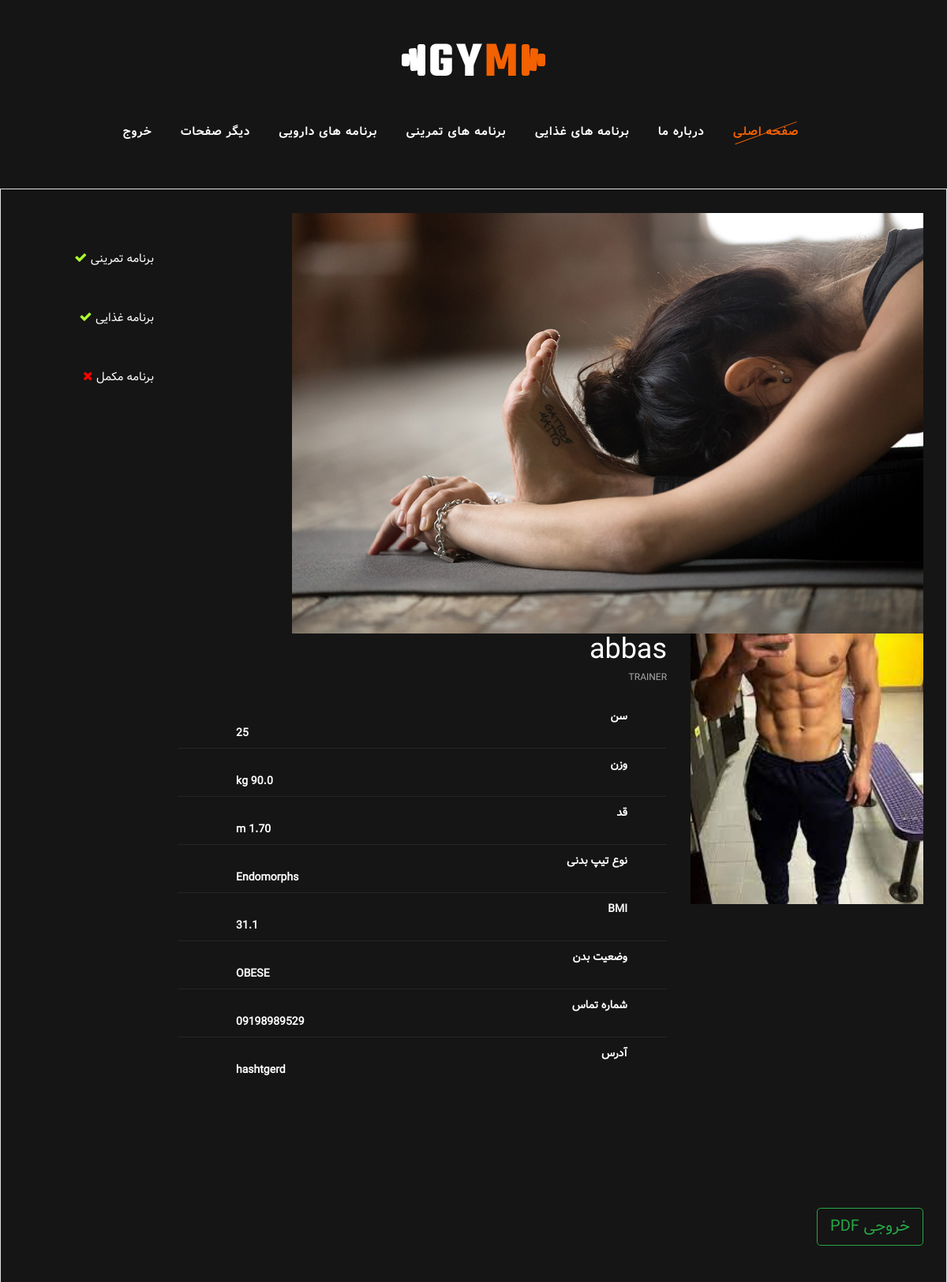
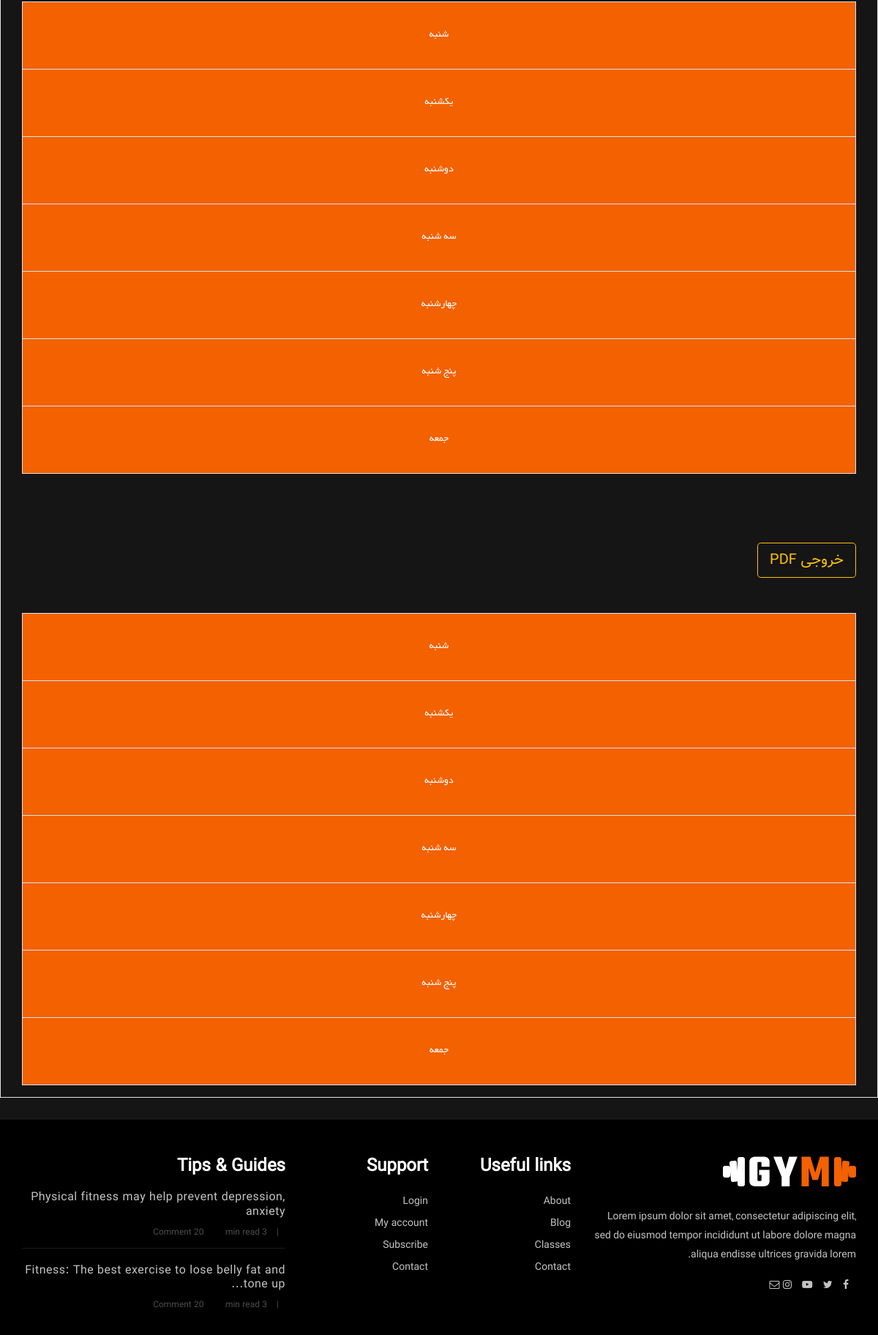
The app's page /manage_athlete/2/AthleteDetails/ (signed in), older data (2 pictures, top to bottom).
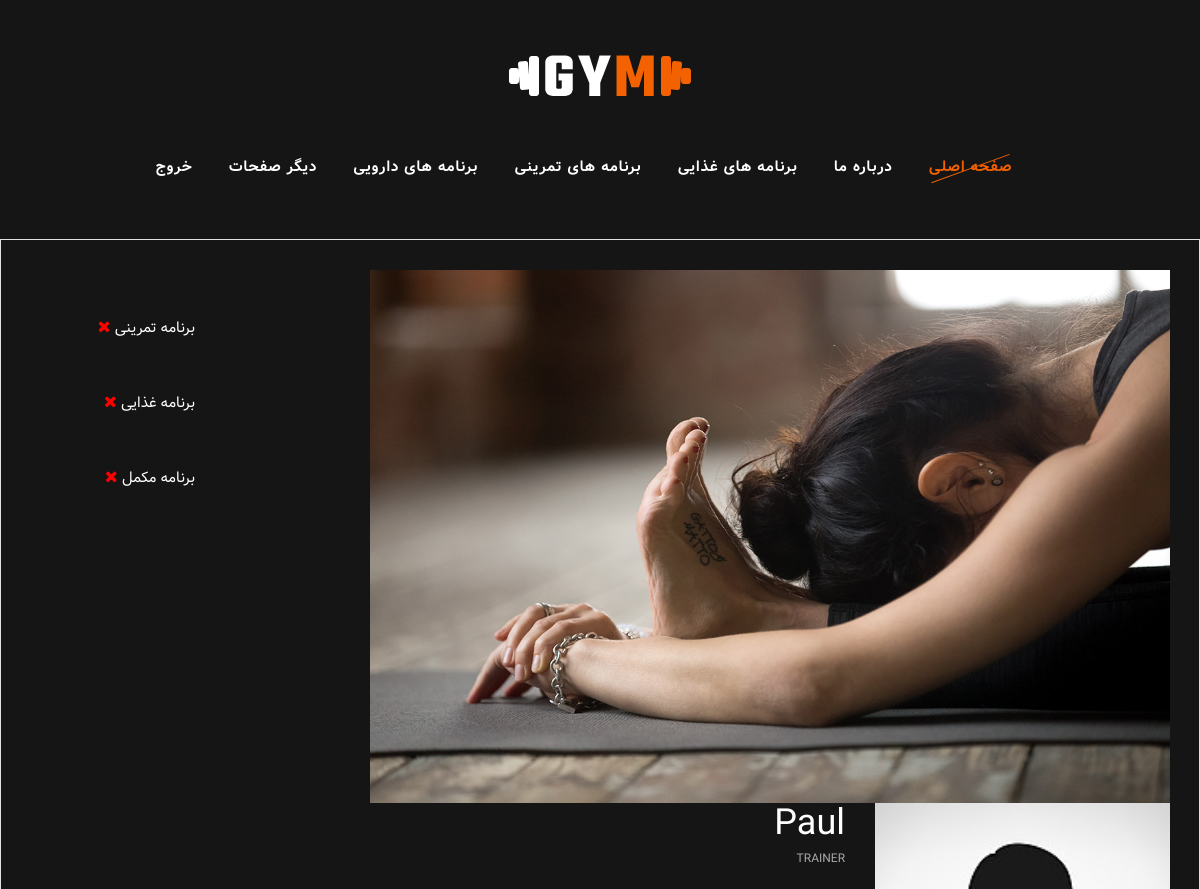
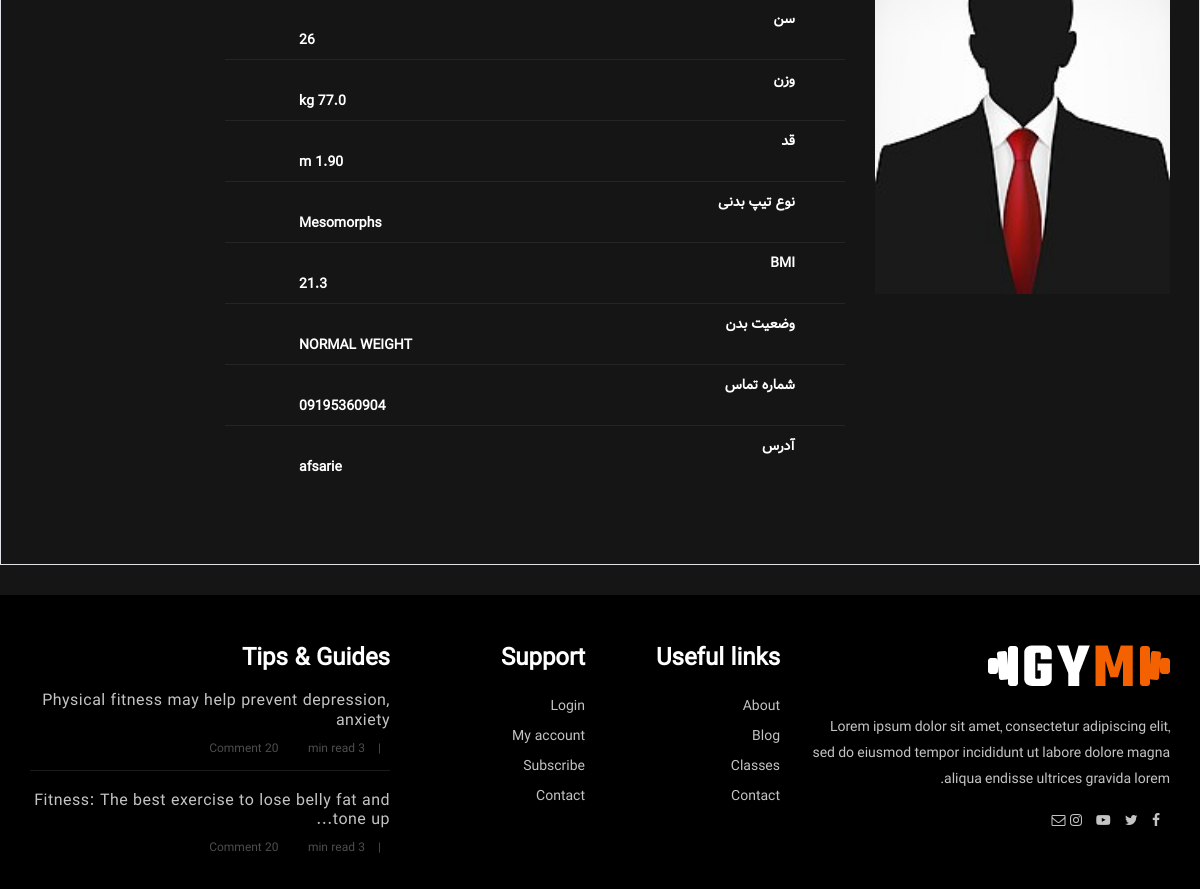
The same page, newer data (2 pictures, top to bottom).
### Users/models.py (models this page shows, shortened)
class Athlete(models.Model): # if login lazem shod az abstrctuser ers bebar
    BODY_TYPE = [
        ('Ectomorphs', 'Ectomorphs'),
        ('Mesomorphs', 'Mesomorphs'),
        ('Endomorphs', 'Endomorphs'),
        ('Ecto-mesomorphs', 'Ecto-mesomorphs'),
        ('Meso-endomorphs', 'Meso-endomorphs'),
        ('Ecto-Endomorphs', 'Ecto-Endomorphs'),
    ]
    username = models.CharField(max_length=255, unique=True)
    email = models.EmailField('email address', unique=True)
    user_image = models.ImageField(
        'Profile Image',  upload_to=None, default='DU.jpg')
    address = models.CharField('Address', max_length=100 , null=True, blank=True)
    age = models.IntegerField('Age',  null=True, blank=True)
    mobile_number = models.CharField(
        'Mobile Number', max_length=15, unique=True,  validators=[PHONE_NUMBER_REGEX])
    is_mobile_submitted = models.BooleanField(
        'is mobile submitted', default=False)
    height = models.DecimalField('Height', max_digits=3, decimal_places=2 , null=True , blank=True)
    weight = models.DecimalField('weight', max_digits=3, decimal_places=1 , null=True , blank=True)
    body_type = models.CharField('Body Type', max_length=50 , choices=BODY_TYPE , null=True , blank=True)
    @property
    def bmi(self):
        user_bmi = self.weight / pow(self.height,2)
        return round(user_bmi , 1)
    @property
    def body_state(self):
        if self.bmi >= 31:
            return 'OBESE'
        elif self.bmi>=25 and self.bmi<31:
            return 'OVER WEIGHT'
        elif self.bmi>=18.5 and self.bmi<25:
            return 'NORMAL WEIGHT'
        if self.bmi >= 18.5:
            return 'UNDER WEIGHT'

### Users/views.py (the view)
# urls.py: path('manage_athlete/<int:pk>/AthleteDetails/' , AthleteDetails.as_view() , name='AthleteDetails'),
class AthleteDetails(LoginRequiredMixin, DetailView):
    model = Athlete
    context_object_name = 'AthleteContext'
    template_name = 'Athlete/AthleteDetails.html'
    def get_context_data(self, **kwargs):
        context = super().get_context_data(**kwargs)
        id = self.kwargs.get(self.pk_url_kwarg)
        context["food_plan"] = FoodPlanItems.objects.filter(
            food_plan__athlete_id=id)
        context["medicine_plan"] = MedicinePlanItems.objects.filter(
            medicine_plan__athlete_id=id)
        context["exercise_plan"] = ExercisePlanItems.objects.filter(
            exercise_plan__athlete_id=id)
        context["all_day"] = ['شنبه' , 'یکشنبه' , 'دوشنبه' , 'سه شنبه' , 'چهارشنبه' , 'پنج شنبه' , 'جمعه']
        return context

### Template/Athlete/AthleteDetails.html (shortened to what the changed rows need)
{% extends 'Athlete/manage_athlete.html' %}
{% load widget_tweaks %}
{% load static %}
{% block AthleteDetail %}
<section class="class-details-section spad">
    <div class="container">
        <div class="row">
            <div class="col-lg-10">
                <div class="class-details-text">
                    <div class="cd-trainer">
                        <div class="row">
                            <div class="col-md-4">
                                <div class="cd-trainer-pic">
                                    <img src="{{object.user_image.url}}" alt="{{object.user_image}}">
                                </div>
                            </div>
                            <div class="col-md-8">
                                <div class="cd-trainer-text">
                                    <div class="trainer-title">
                                        <h2>{{AthleteContext.username}}</h4>
                                        <span>Trainer</span>
                                    </div>
                                    <ul class="trainer-info">
                                        <li><span>سن</span><span class="span-detail">{{AthleteContext.age}}</span></li>
                                        <li><span>وزن</span><span class="span-detail">{{AthleteContext.weight}} kg</span></li>
                                        <li><span>نوع تیپ بدنی</span><span class="span-detail">{{AthleteContext.body_type}}</span></li>
                                        <li><span>BMI</span><span class="span-detail">{{AthleteContext.bmi}}</span></li>
                                        <li><span>وضعیت بدن</span><span class="span-detail">{{AthleteContext.body_state}}</span></li>
                                        <li><span>شماره تماس</span><span class="span-detail">{{AthleteContext.mobile_number}}</span></li>
                                        <li><span>آدرس</span><span class="span-detail">{{AthleteContext.address}}</span></li>
                                    </ul>
                                </div>
                            </div>
                        </div>
                    </div>
                </div>
            </div>
            <div class="col-lg-2 col-md-8">
                <div class="sidebar-option">
                    <div class="so-latest mt-5 ">
                        <div class="latest-item">
                            <div class="li-text">
                                <h6><a href="#exercise_plan">برنامه تمرینی</a>
                                {% if exercise_plan %}
                                    <i class="fa fa-check" id="tik-icon"></i>
                                {% else %}
                                    <i class="fa fa-times" id="x-icon"></i>
                                {% endif %}</h6>
                            </div>
                        </div>
                        <div class="latest-item">
                            <div class="li-text">
                                <h6><a href="#food_plan">برنامه غذایی</a>
                                    {% if food_plan %}
                                        <i class="fa fa-check" id="tik-icon"></i>
                                    {% else %}
                                        <i class="fa fa-times" id="x-icon"></i>
                                    {% endif %}</h6>
                            </div>
                        </div>
                    </div>
                </div>
            </div>
        </div>
    </div>
</section>
{% if exercise_plan %}
<div class="container my-5 spad">
    <a class='btn btn-outline-success btn-lg' href='/manage_athlete/{{AthleteContext.id}}/ExportEPdf/'>خروجی PDF</a>
</div>
<section class="class-timetable-section class-details-timetable spad" id="exercise_plan">
    <div class="container">
        <div class="row">
            <div class="col-lg-12">
                <div class="table-responsive class-timetable details-timetable">
                    <table class="table table-bordered detail-table">
                        <tbody>
                            {% for day in all_day %}
                            <tr>
                                <td class="detail-th">{{day}}</td>
                            </tr>
                            {% endfor %}
                        </tbody>
                    </table>
                </div>
            </div>
        </div>
    </div>
</section>
{% endif %}
{% if food_plan %}
<div class="container my-5 spad">
    <a class='btn btn-outline-warning btn-lg' href='/manage_athlete/{{AthleteContext.id}}/ExportFPdf/'>خروجی PDF</a>
</div>
<section class="class-timetable-section class-details-timetable spad" id="food_plan">
    <div class="container">
        <div class="row">
            <div class="col-lg-12">
                <div class="table-responsive class-timetable details-timetable">
                    <table class="table table-bordered" id="detail-table">
                        <tbody>
                            {% for day in all_day %}
                            <tr>
                                <td class="detail-th">{{day}}</td>
                            </tr>
                            {% endfor %}
                        </tbody>
                    </table>
                </div>
            </div>
        </div>
    </div>
</section>
{% endif %}
{% endblock AthleteDetail %}

Row changes from the older to the newer data that the page shows:
changed Athlete: user_image: a different picture; username "abbas" → "Paul"; age "25" → "26"; weight "90.0" → "77.0"; body_type "Endomorphs" → "Mesomorphs"; bmi "31.1" → "21.3"; body_state "OBESE" → "NORMAL WEIGHT"; mobile_number "09198989529" → "09195360904"; address "hashtgerd" → "afsarie"
Text that changed along with them:
text no longer shown: "خروجی PDF خروجی PDF"
list line gone: "شنبه"
list line gone: "یکشنبه"
list line gone: "دوشنبه"
list line gone: "سه شنبه"
list line gone: "چهارشنبه"
list line gone: "پنج شنبه"
list line gone: "جمعه"
